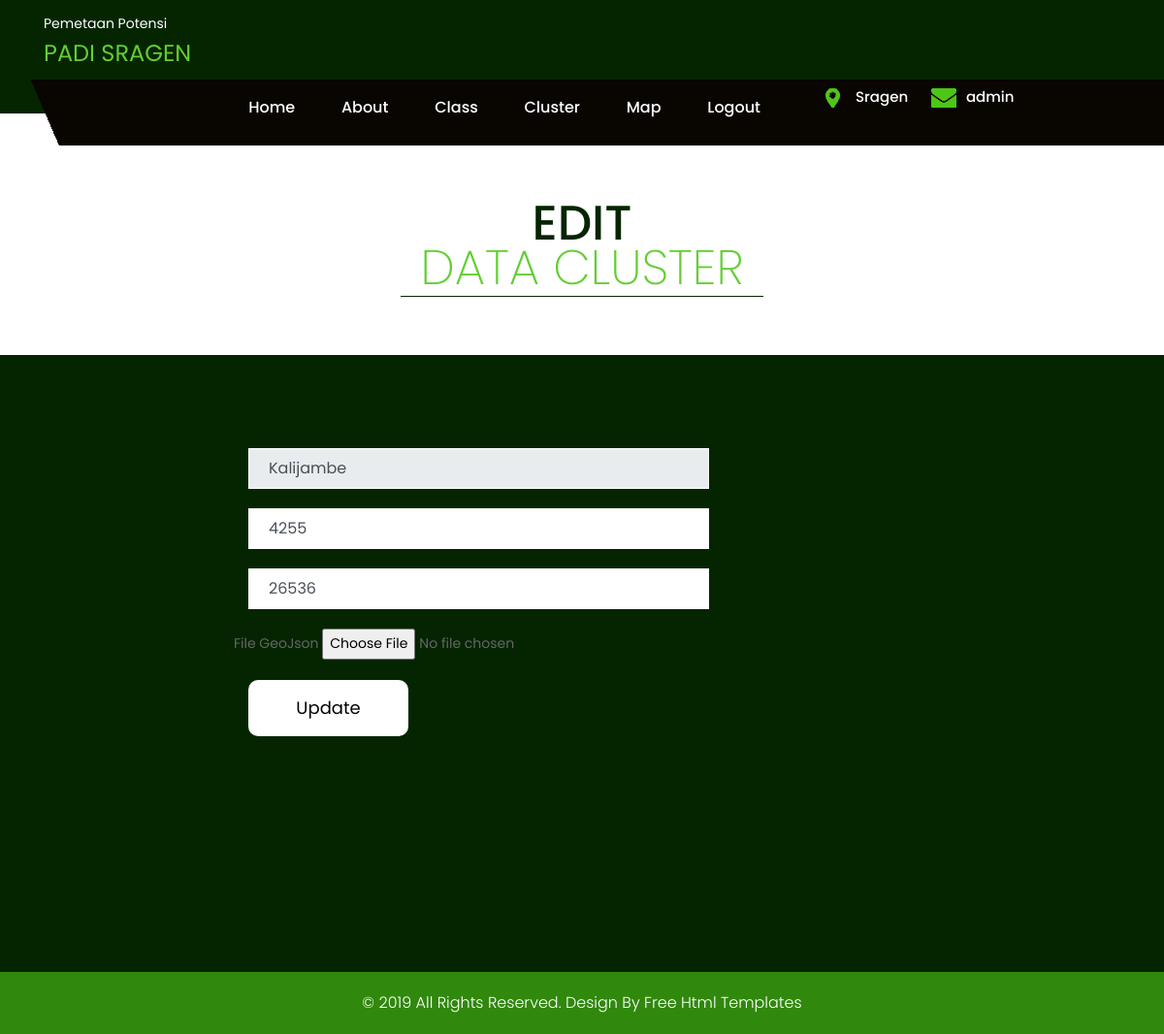
/master/edit.php?id=1 (signed in), run on the app's committed database.
### tables this page shows
CREATE TABLE IF NOT EXISTS `data` (
  `id_data` int(11) NOT NULL AUTO_INCREMENT,
  `nama` varchar(50) NOT NULL,
  `panen` float NOT NULL,
  `produksi` float NOT NULL,
  `cluster` int(11) NOT NULL,
  PRIMARY KEY (`id_data`)
);

### master/edit.php (the view, shortened to what this page needs)
<!DOCTYPE html>
<html lang="en">
<?php include('koneksi.php');
$sql = 'SELECT * FROM data ORDER BY id_data' ;
$result = $db->query($sql);
?>
<?php include('linka.php'); ?>
<div id="contact" class="contact">
        <div class="container">
            <div class="row">
                <div class="col-md-12">
                    <div class="title">
                        <h2>Edit<br><strong class="black">Data Cluster</strong></h2>
                    </div>
                </div>
            </div>
        </div>
    </div>
    <div class="container-fluid padddd" >
        <div class="col-xl-12 col-lg-12 col-md-12 col-sm-12 padddd" >
            <div class="map_section" >
                <div class="container">
                    <div class="row">
                        <div class="col-xl-6 col-lg-6 col-md-6 col-sm-12" style="margin-left: 15%;margin-top: -50px;">
                            <?php
  $ids = $_GET['id'];
  $query_mysql = "SELECT * FROM data WHERE id_data='$ids'";
  $result = $db->query($query_mysql);
  foreach($result as $id){
                            ?>
                            <form class="main_form" action="edit-aksi.php" method="post" enctype="multipart/form-data">
                                <div class="row">
                                    <div class="col-xl-12 col-lg-12 col-md-12 col-sm-12">
                                        <input class="form-control" placeholder="Nama Kecamatan" type="text" name="nama"  value="<?php echo $id['nama'] ?>" readonly>
                                    </div>
                                    <div class="col-xl-12 col-lg-12 col-md-12 col-sm-12">
                                        <input class="form-control" placeholder="Jumlah Panen" type="number" name="panen"  value="<?php echo $id['panen'] ?>" required>
                                    </div>
                                    <div class="col-xl-12 col-lg-12 col-md-12 col-sm-12">
                                        <input class="form-control" placeholder="Jumlah produksi" type="number" name="produksi"  value="<?php echo $id['produksi'] ?>" required>
                                    </div>
                                     <div class="form-group">
                                        <label for="exampleInputFile">File GeoJson</label>
                                        <input type="file" name="file" id="file" required>
                                    </div>
                                    <div class="col-xl-12 col-lg-12 col-md-12 col-sm-12">
                                        <button type="submit" name="upload" value="Upload" class="send">Update</button>
                                    </div>
                                </div>
                            </form>
                        <?php } ?>
                        </div>
                    </div>
                </div>
               <div class="offer-bg">
            <div class="container">
                <div class="row" style="height: 450px;">
            </div>
        </div></div>
            </div>
        </div>
    </div>
    <footr>
        <div class="copyright">
            <div class="container">
                <p>© 2019 All Rights Reserved. Design By<a href="https://html.design/"> Free Html Templates</a></p>
        </div>
        </div>
    </footr>
</body>
</html>

### master/css/style.css (style rules this page uses)
* { box-sizing: border-box !important; transition: ease all 0.5s; }
html { scroll-behavior: smooth; }
body { color: #666666; font-size: 14px; font-family: poppins; line-height: 1.80857; font-weight: normal; overflow-x: hidden; }
a { color: #1f1f1f; text-decoration: none !important; outline: none !important; -webkit-transition: all .3s ease-in-out; -moz-transition: all .3s ease-in-out; -ms-transition: all .3s ease-in-out; -o-transition: all .3s ease-in-out; transition: all .3s ease-in-out; }
h1, h2, h3, h4, h5, h6 { letter-spacing: 0; font-weight: normal; position: relative; padding: 0 0 10px 0; font-weight: normal; line-height: normal; color: #111111; margin: 0 }
h2 { font-size: 22px }
*, *::after, *::before { -webkit-box-sizing: border-box; -moz-box-sizing: border-box; box-sizing: border-box; }
p { margin: 0px; font-weight: 300; font-size: 15px; line-height: 24px; }
a { color: #222222; text-decoration: none; outline: none !important; }
a, .btn { text-decoration: none !important; outline: none !important; -webkit-transition: all .3s ease-in-out; -moz-transition: all .3s ease-in-out; -ms-transition: all .3s ease-in-out; -o-transition: all .3s ease-in-out; transition: all .3s ease-in-out; }
button { border: 0; margin: 0; padding: 0; cursor: pointer; }
.black { color: #63ce33; font-weight: 208; }
.title { text-align: center; padding-bottom: 60px; }
.title h2 { padding: 0px 0px 6px 0px; text-transform: uppercase; font-weight: 500; color: #052501; line-height: 46px; border-bottom: #052501 solid 1px; font-size: 50px; max-width: 374px; width: 100%; margin: 0 auto; }
.offer-bg { background: #052501; padding: 90px 0px; }
.contact { margin-top: 90px; }
.map_section { border-top: #052501 solid 6px; }
.padddd { padding: 0px; }
.main_form { position: absolute; z-index: 990; background: #052501; margin-top: 80px; padding: 60px 40px; }
.form-control { border: #fff solid 1px; border-radius: inherit; margin-bottom: 20px; padding: 8px 20px; font-family: poppins; }
.send { font-family: poppins; float: left; margin: 0 auto; display: block; background: #fff; color: #000; max-width: 165px; padding: 13px 0px; width: 100%; font-size: 18px; border-radius: 10px; }
.copyright { background: #30880d; padding: 20px 0px 20px 0; }
.copyright p { color: #fff; font-size: 16px; text-align: center; text-align: center; margin: 0 auto; }
.copyright a { color: #ffff; }

### data on the page
data: nama "Kalijambe", panen "4255", produksi "26536"

### other printed values
$_SESSION['username'] "admin"
